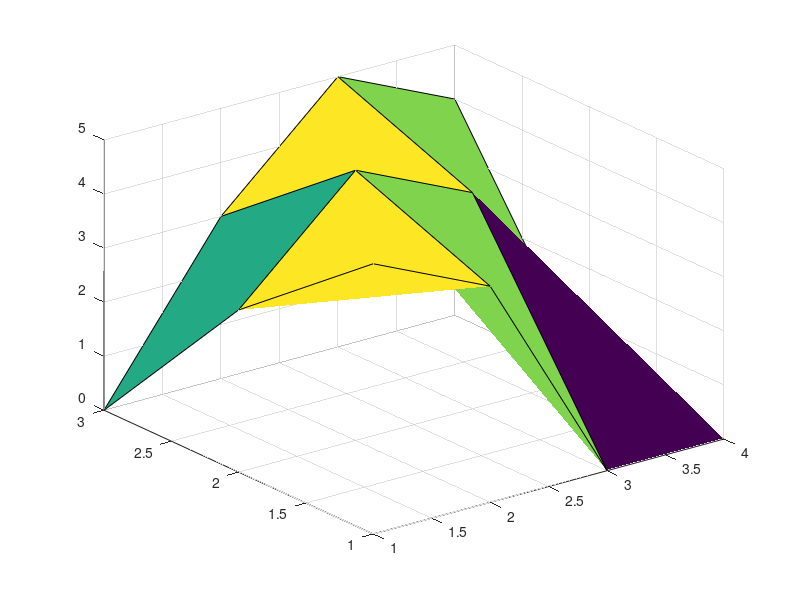

Reproduce this figure in MATLAB.
%{
function difuryx;
clear
%a1=1.5;
h=0.1;      
x=0:h:1; y=x;   
n=length(x);
y(1)=2;

for i=1:n-1
    k0=h*f(x(i),y(i));
    k1=h*f(x(i)+h/2,y(i)+k0/2);
    k2=h*f(x(i)+h/2,y(i)+k1/2);
    k3=h*f(x(i)+h/2,y(i)+k2);
    y(i+1)=y(i)+(k0+2*k1+2*k2+k3)/6;
end

yteor=-2*cos(x).^2+cos(x);
plot(x,y,':r',x,yteor,'--k')
hold on

h1=0.05;
x1=0:h1:1;  y1=x1;
for i=1:n-1
    k0=h1*f(x1(i),y1(i));
    k1=h1*f(x1(i)+h1/2,y1(i)+k0/2);
    k2=h1*f(x1(i)+h1/2,y1(i)+k1/2);
    k3=h1*f(x1(i)+h1/2,y1(i)+k2);
    y1(i+1)=y1(i)+(k0+2*k1+2*k2+k3)/6;
end
plot(x1,y1,':ro')
del=abs((y-y(1:2:end))/(2^4-1)

function result=f(x,y);
result=sin(2*x)-y.*tan(x);
%}

%-------------------------------------------
A=zeros(20,20);
A(1,[1 2])=[5 4];
A(18,[17 18])=[3 5];
for i=2:20-3
    A(i,[i-1:i+1])=[3 5 4];
end
A


m(1,[1 2])=[5 4];
m(2,[1:3])=[3 5 4];
m(3,[2:4])=[3 5 4];
m
surf(m)
% U(1,:)=x.*(2*x-0.5);
% U(:,1)=t^2;
% U(:,M)=1.5+2*t;
%     for
%             U(j+1,i)=a1*ht/hx^2*(U(j,i+1)-2*U(j,i-1)+ht*8*sin(t(j+1))*cos(x(i+1))+U(j,i);
%     end
%     end